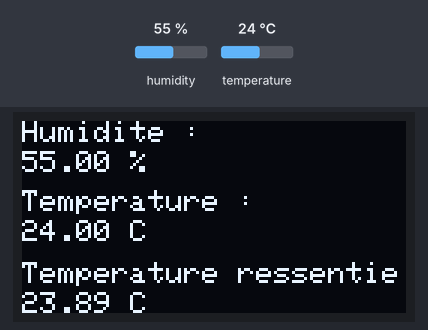
The sketch below on a simulated Arduino Uno, built with avr-gcc and run on an emulated ATmega328P. Parts: 128×64 one-colour display. The test bench sets the inputs (shaded band); at power-on: humidity 55 %, temperature 24 °C.

Above: at 0.4 s.

The sketch:

index.ino
```cpp
#include <DHT.h>
#define brocheDeBranchementDHT 6 // Branche du DHT22
#define typeDeDHT DHT22

DHT dht(brocheDeBranchementDHT, typeDeDHT);

// ---------------

#include <Wire.h>
#include <Adafruit_SSD1306.h>
#include <Adafruit_GFX.h>


#define SCREEN_WIDTH 128
#define SCREEN_HEIGHT 64

Adafruit_SSD1306 display(SCREEN_WIDTH, SCREEN_HEIGHT, &Wire, -1);

// ---------------

void setup () {
    Serial.begin(115200);

    if(!display.begin(SSD1306_SWITCHCAPVCC, 0x3C)) { // Address 0x3D for 128x64
      Serial.println(F("SSD1306 allocation failed"));
      for(;;);
    }
    delay(250);
    display.clearDisplay();

    // Initialisation du DHT22;
    dht.begin();
}

void loop () {

  // Lecture des données
  float tauxHumidite = dht.readHumidity();              // Lecture du taux d'humidité (en %)
  float temperatureEnCelsius = dht.readTemperature();   // Lecture de la température, exprimée en degrés Celsius

  // Vérification si données bien reçues
  if (isnan(tauxHumidite) || isnan(temperatureEnCelsius)) {
    Serial.println("Aucune valeur retournée par le DHT22. Est-il bien branché ?");
    delay(2000);
    return;         // Si aucune valeur n'a été reçue par l'Arduino, on attend 2 secondes, puis on redémarre la fonction loop()
  }

  // Calcul de la température ressentie
  float temperatureRessentieEnCelsius = dht.computeHeatIndex(temperatureEnCelsius, tauxHumidite, false); // Le "false" est là pour dire qu'on travaille en °C, et non en °F


/*  Serial.print("Humidité = "); Serial.print(tauxHumidite); Serial.println(" %");
  Serial.print("Température = "); Serial.print(temperatureEnCelsius); Serial.println(" °C");
  Serial.print("Température ressentie = "); Serial.print(temperatureRessentieEnCelsius); Serial.println(" °C");
  Serial.println();*/

  display.clearDisplay();
  display.setTextSize(1);
  display.setTextColor(WHITE);
    display.setCursor(0, 0);
  // Display static text
  display.println("Humidite :");


  display.setTextSize(1);
  display.setCursor(0, 10);
  display.print(tauxHumidite);
  display.println(" %");
  display.display();

// -----------------

  display.setTextSize(1);
  display.setTextColor(WHITE);
    display.setCursor(0, 23);
  // Display static text
  display.println("Temperature :");


  display.setTextSize(1);
  display.setCursor(0, 33);
  display.print(temperatureEnCelsius);
  display.println(" C");
  display.display();

// -----------------

  display.setTextSize(1);
  display.setTextColor(WHITE);
    display.setCursor(0, 47);
  // Display static text
  display.println("Temperature ressentie :");


  display.setTextSize(1);
  display.setCursor(0, 57);
  display.print(temperatureRessentieEnCelsius);
  display.println(" C");
  display.display();


  // Délais de 60 secondes (pour rappel : il ne faut pas essayer de faire plus d'une lecture toutes les 2 secondes, avec le DHT22, selon le fabricant)
  delay(60000);
}
```

Measured:
- what the display in image 0 shows lasts 60.0 s, from 0.4 s to 60.4 s
